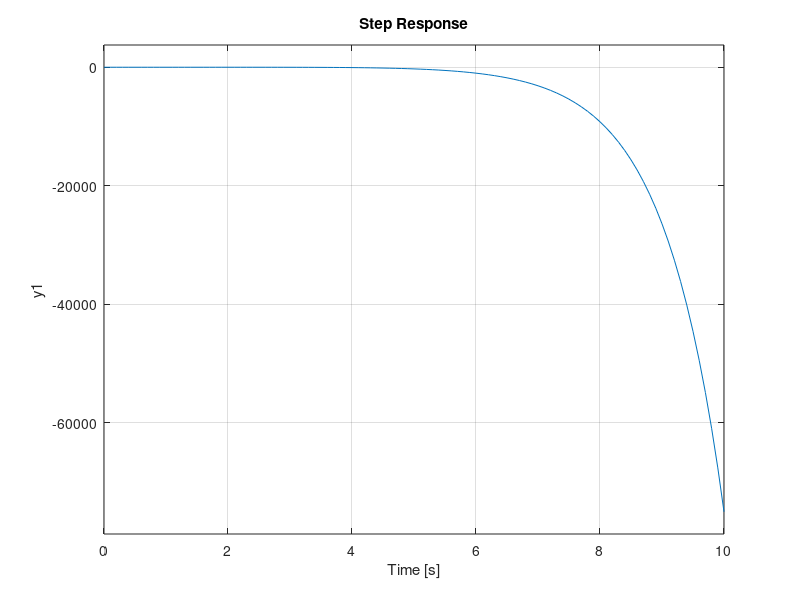

This chart was generated by the following MATLAB code:
%Clear
clear
clc
close all

%%Alcantara, Vincent L.
%%Number 1
% Define G1, G2, G3, H1, H2 AND H3
G1_num = [1];
G1_den = [1 0 0];
G1 = tf(G1_num,G1_den)

G2_num = [1];
G2_den = [1 1];
G2 = tf(G2_num,G2_den)

G3_num = [1];
G3_den = [1 0];
G3 = tf(G3_num,G3_den)

H1_num = [1];
H1_den = [1 0];
H1 = tf(H1_num,H1_den)

H2_num = [1];
H2_den = [1 -1];
H2 = tf(H2_num,H2_den)

H3_num = [1];
H3_den = [1 -2];
H3 = tf(H3_num,H3_den)

%%Reduced Version
%%USING THE MANUAL BLOCK ARRANGEMENT
%%For Numerator

TF_numA_up = conv(G1_num,G3_num);
TF_numB_up = G2_num + G2_den
TF_num_up = conv(TF_numA_up,TF_numB_up)

TF_numA_down = conv(G1_den,G2_den)
TF_num_down = conv(TF_numA_down,G3_den)

%%For Denominator
TF_denA_up = conv(G2_num,H2_num)
TF_denB_up = conv(G1_num,G2_num)
TF_denBB_up = conv(TF_denB_up,H1_num)

TF_denA_down =  conv(G2_den,H2_den)
TF_denB_down = conv(G1_den,G2_den)
TF_denBB_down = conv(TF_denB_down,H1_den)
TF_denC_down = conv(TF_denA_down,TF_denBB_down)
TF_denD_down = conv(G3_den,H3_den)
TF_den_down = conv(TF_denC_down,TF_denD_down)

TF_denC_up = conv(TF_denA_up,TF_denBB_down)
TF_denD_up = conv(TF_denBB_up,TF_denA_down)
TF_denE_up = [1 1 0 0 1 0 -1]
TF_denF_up = conv(G3_num,H3_num)
TF_denG_up = [1 -2 1]
TF_den_up = conv(TF_denE_up,TF_denG_up)

TF_num = conv(TF_num_up,TF_den_down)
TF_den = conv(TF_num_down,TF_den_up)

TF_reduced = tf(TF_num, TF_den);

%%STEP RESPONSE
step(TF_reduced,0:0.1:10)
